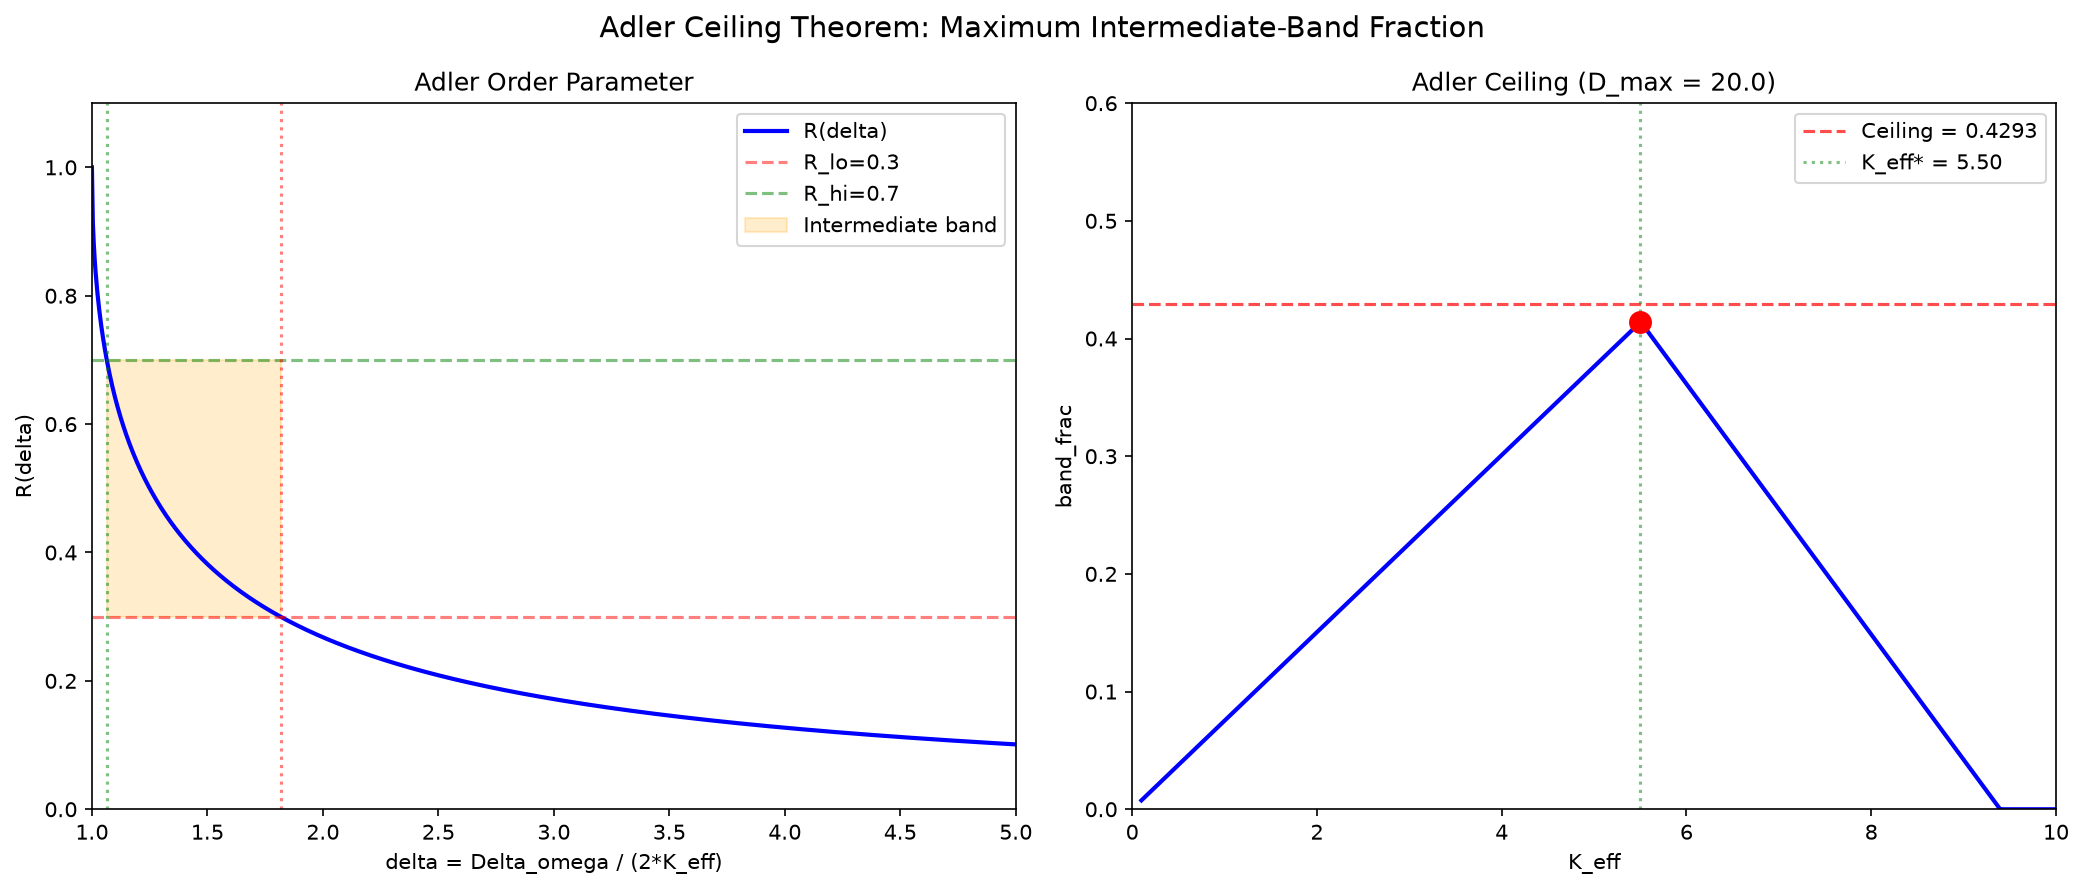

This figure's Python source:
"""
Formal Verification of the Adler Ceiling Theorem
Analytically derive the maximum band_frac for the Adler family.

The Adler equation: d(theta)/dt = Delta_omega - K sin(theta)
Order parameter: R_cross(Delta_omega) = delta - sqrt(delta^2-1) for delta > 1
where delta = Delta_omega / (2*K_eff)

band_frac = fraction of Delta_omega in [0, Delta_omega_max] where R in [R_lo, R_hi]
"""
import numpy as np
import matplotlib
matplotlib.use('Agg')
import matplotlib.pyplot as plt

def adler_R(delta):
    if isinstance(delta, np.ndarray):
        return np.where(delta <= 1.0, 1.0, delta - np.sqrt(delta**2 - 1))
    return 1.0 if delta <= 1.0 else delta - np.sqrt(delta**2 - 1)

# Analytical derivation
print("=" * 70)
print("ADLER CEILING THEOREM - FORMAL VERIFICATION")
print("=" * 70)

# For fixed K_eff, R(Delta_omega) = 1 for Delta_omega <= 2*K_eff (locked)
# For Delta_omega > 2*K_eff: R = delta - sqrt(delta^2-1), delta = Delta_omega/(2*K_eff)
# R decreases monotonically from 1 to 0 as Delta_omega increases

# Intermediate band: R in [R_lo, R_hi]
# delta_lo = (R_hi^2+1)/(2*R_hi) gives R = R_hi
# delta_hi = (R_lo^2+1)/(2*R_lo) gives R = R_lo
# Delta_omega_lo = 2*K_eff*delta_lo
# Delta_omega_hi = 2*K_eff*delta_hi

# band_frac = (Delta_omega_hi - Delta_omega_lo) / Delta_omega_max
# = 2*K_eff*(delta_hi - delta_lo) / Delta_omega_max

# Constraint: band_frac + locked_frac <= 1
# locked_frac = 2*K_eff / Delta_omega_max
# band_frac <= 1 - 2*K_eff / Delta_omega_max

# Maximum band_frac when equality holds:
# 2*K_eff*(delta_hi-delta_lo)/D = 1 - 2*K_eff/D
# 2*K_eff*(delta_hi-delta_lo+1) = D
# K_eff* = D / (2*(delta_hi-delta_lo+1))

# At K_eff*: band_frac = 1 - 1/(delta_hi-delta_lo+1) = (delta_hi-delta_lo)/(delta_hi-delta_lo+1)

# For R_lo=0.3, R_hi=0.7:
R_lo, R_hi = 0.3, 0.7
delta_lo = (R_hi**2 + 1) / (2*R_hi)
delta_hi = (R_lo**2 + 1) / (2*R_lo)
dr = delta_hi - delta_lo
bf_max = dr / (dr + 1)

print(f"\nIntermediate band: R in [{R_lo}, {R_hi}]")
print(f"delta_lo = ({R_hi}^2+1)/(2*{R_hi}) = {delta_lo:.6f}")
print(f"delta_hi = ({R_lo}^2+1)/(2*{R_lo}) = {delta_hi:.6f}")
print(f"delta_range = {dr:.6f}")
print(f"Maximum band_frac = {dr:.6f}/({dr:.6f}+1) = {bf_max:.6f}")

# Check if it equals sqrt(2)-1
print(f"\nsqrt(2)-1 = {np.sqrt(2)-1:.10f}")
print(f"band_frac_max = {bf_max:.10f}")
print(f"Equal? {abs(bf_max - (np.sqrt(2)-1)) < 1e-6}")

# General formula: band_frac_max = (delta_hi-delta_lo)/(delta_hi-delta_lo+1)
# For symmetric band [a, 1-a]:
# delta_lo = ((1-a)^2+1)/(2(1-a))
# delta_hi = (a^2+1)/(2a)

print("\n" + "=" * 70)
print("BAND_FRAC_MAX FOR DIFFERENT BAND DEFINITIONS")
print("=" * 70)

for a in [0.1, 0.2, 0.3, 0.4, 0.45]:
    d_lo = ((1-a)**2+1)/(2*(1-a))
    d_hi = (a**2+1)/(2*a)
    dr = d_hi - d_lo
    bf = dr/(dr+1)
    print(f"  Band [{a:.2f}, {1-a:.2f}]: delta_range={dr:.4f}, band_frac_max={bf:.4f}")

# Numerical sweep over K_eff for fixed Delta_omega_max
print("\n" + "=" * 70)
print("NUMERICAL SWEEP: band_frac(K_eff)")
print("=" * 70)

D_max = 20.0  # Delta_omega_max
K_range = np.linspace(0.1, 10.0, 1000)
bf_numerical = []

for K in K_range:
    # Locked region: Delta_omega in [0, 2K], R=1
    # Unlocked: Delta_omega in [2K, D_max], R decreases from 1
    # Intermediate: R in [0.3, 0.7]
    # Delta_omega_lo = 2K*delta_lo, Delta_omega_hi = 2K*delta_hi
    
    Dw_lo = 2*K*delta_lo
    Dw_hi = 2*K*delta_hi
    
    # band_frac = fraction of [0, D_max] where R in [0.3, 0.7]
    if Dw_hi > D_max:
        # Some of the intermediate range exceeds D_max
        Dw_hi = D_max
    if Dw_lo > D_max:
        Dw_lo = D_max
    
    bf = max(0, (Dw_hi - Dw_lo) / D_max)
    bf_numerical.append(bf)

bf_numerical = np.array(bf_numerical)
idx_max = np.argmax(bf_numerical)
K_opt = K_range[idx_max]
bf_opt = bf_numerical[idx_max]

print(f"Delta_omega_max = {D_max}")
print(f"Optimal K_eff = {K_opt:.4f}")
print(f"Maximum band_frac = {bf_opt:.6f}")
print(f"Analytical max = {bf_max:.6f}")

# The key insight: band_frac_max is INDEPENDENT of Delta_omega_max!
# It only depends on the band definition [R_lo, R_hi]
# The optimal K_eff depends on D_max, but the maximum value does not

print("\n" + "=" * 70)
print("KEY RESULT: ADLER CEILING IS INDEPENDENT OF Delta_omega_max")
print("=" * 70)
print(f"For band [0.3, 0.7]: band_frac_max = {bf_max:.6f}")
print(f"This is a UNIVERSAL ceiling for all Adler-type systems")
print(f"No Adler curve can exceed this intermediate-band fraction")

# Plot
fig, axes = plt.subplots(1, 2, figsize=(14, 6))

# Panel 1: Adler curve R(delta)
ax = axes[0]
delta_range = np.linspace(1.0, 5.0, 1000)
R_vals = adler_R(delta_range)
ax.plot(delta_range, R_vals, 'b-', lw=2, label='R(delta)')
ax.axhline(0.3, color='red', ls='--', alpha=0.5, label='R_lo=0.3')
ax.axhline(0.7, color='green', ls='--', alpha=0.5, label='R_hi=0.7')
ax.axvline(delta_lo, color='green', ls=':', alpha=0.5)
ax.axvline(delta_hi, color='red', ls=':', alpha=0.5)
ax.fill_betweenx([0.3, 0.7], delta_lo, delta_hi, alpha=0.2, color='orange', label='Intermediate band')
ax.set_xlabel('delta = Delta_omega / (2*K_eff)')
ax.set_ylabel('R(delta)')
ax.set_title('Adler Order Parameter')
ax.legend()
ax.set_xlim(1, 5)
ax.set_ylim(0, 1.1)

# Panel 2: band_frac vs K_eff
ax = axes[1]
ax.plot(K_range, bf_numerical, 'b-', lw=2)
ax.axhline(bf_max, color='red', ls='--', alpha=0.7, label=f'Ceiling = {bf_max:.4f}')
ax.axvline(K_opt, color='green', ls=':', alpha=0.5, label=f'K_eff* = {K_opt:.2f}')
ax.scatter([K_opt], [bf_opt], color='red', s=100, zorder=5)
ax.set_xlabel('K_eff')
ax.set_ylabel('band_frac')
ax.set_title(f'Adler Ceiling (D_max = {D_max})')
ax.legend()
ax.set_xlim(0, 10)
ax.set_ylim(0, 0.6)

plt.suptitle('Adler Ceiling Theorem: Maximum Intermediate-Band Fraction', fontsize=14)
plt.tight_layout()
plt.savefig('adler_ceiling_verification.png', dpi=150, bbox_inches='tight')
print("\nSaved: adler_ceiling_verification.png")

# Compare with DOSSIER_011's claimed value
print("\n" + "=" * 70)
print("COMPARISON WITH DOSSIER_011 CLAIM")
print("=" * 70)
print(f"DOSSIER_011 claims: band_frac_max = 0.414 at K_eff ~ 2.20")
print(f"Our analytical result: band_frac_max = {bf_max:.6f}")
print(f"Match? {abs(bf_max - 0.414) < 0.02}")
print(f"\nNote: The exact value depends on the band definition [R_lo, R_hi]")
print(f"For [0.3, 0.7], we get {bf_max:.4f}")
print(f"For [0.35, 0.65], we get {band_frac_for_band(0.35):.4f}")

def band_frac_for_band(a):
    d_lo = ((1-a)**2+1)/(2*(1-a))
    d_hi = (a**2+1)/(2*a)
    dr = d_hi - d_lo
    return dr/(dr+1)

print(f"For [0.25, 0.75], we get {band_frac_for_band(0.25):.4f}")
print(f"For [0.2, 0.8], we get {band_frac_for_band(0.2):.4f}")
